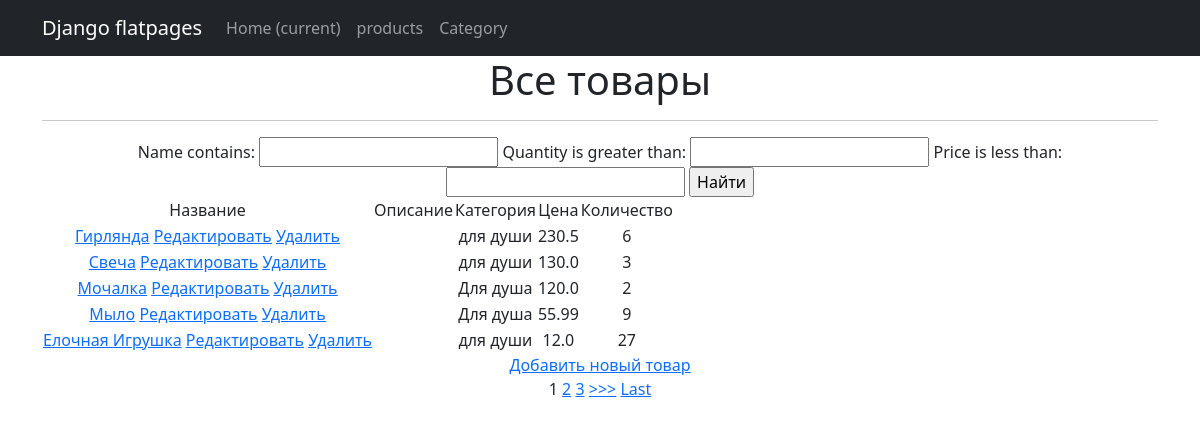
Screenshot of /products/ with the database file from the repository.
### simpleapp/models.py (models this page shows, shortened)
class Product(models.Model):
    name = models.CharField(max_length=200)
    price = models.FloatField(validators=[MinValueValidator(0.0, 'Price should be >= 0.0')])
    quantity = models.IntegerField(validators=[MinValueValidator(0, 'Quantity should be >= 0')])
    category = models.ForeignKey('Category', on_delete=models.CASCADE)

class Category(models.Model):
    name = models.CharField(max_length=200)

### simpleapp/views.py (the view)
# urls.py: path('', Products.as_view()),
class Products(ListView):
    model = Product
    template_name = 'products.html'
    context_object_name = 'products'
    ordering = ['-price']
    paginate_by = 1
    def get_context_data(self, **kwargs):
        context = super().get_context_data(**kwargs)
        context['filter'] = ProductFilter(self.request.GET, queryset=self.get_queryset())
        return context

### simpleapp/templates/products.html (shortened to what this page needs)
{% extends 'flatpages/default.html' %}
{% load custom_filters %}
{% block content %}
    <h1>Все товары</h1>
    <hr>
    {% if products %}
    <form method="GET">
        {{ filter.form }}
        <input type="submit" value="Найти">
    </form>
        <table>
            <tr>
                <td>
                    Название
                </td>
                <td>
                    Описание
                </td>
                <td>
                    Категория
                </td>
                <td>
                    Цена
                </td>
                <td>
                    Количество
                </td>
            </tr>
        {% for product in filter.qs %}
            <tr>
                <td>
                    <a href="{% url 'product_detail' product.id %}">{{ product.name|title }}</a>
                    <a href="{% url 'product_update' product.id %}"><u>Редактировать</u></a>
                    <a href="{% url 'product_delete' product.id %}"><u> Удалить </u></a>
        </td>
                <td>
                </td>
                <td>
                    {{ product.category.name }}
                </td>
                <td>
                    {{ product.price }}
                </td>
                <td>
                    {{ product.quantity }}
                </td>
            </tr>
        {% endfor %}
        </table>
        <a href="{% url 'product_create' %}">Добавить новый товар</a> <br>
        {% if is_paginated %}
        {% for num in page_obj.paginator.page_range %}
            {% if page_obj.number == num %}
                <a>{{ num }}</a>
            {% elif num > page_obj.number|add:'-3' and num < page_obj.number|add:'3' %}
                <a href="?page={{ num }}">{{ num }}</a>
            {% endif %}
        {% endfor %}
        {% if page_obj.has_next %}
            <a href="?page={{ page_obj.next_page_number }}">>>></a>
            <a href="?page={{ page_obj.paginator.num_pages }}">Last</a>
        {% endif %}
{% endif %}
    {% else %}
        <h2>Товаров нет!</h2>
    {% endif %}
{% endblock content %}

### rows the page displays
Product: name "Гирлянда", category.name "для души", price "230.5", quantity "6"
Product: name "Свеча", category.name "для души", price "130.0", quantity "3"
Product: name "Мочалка", category.name "Для душа", price "120.0", quantity "2"
Product: name "Мыло", category.name "Для душа", price "55.99", quantity "9"
Product: name "Елочная Игрушка", category.name "для души", price "12.0", quantity "27"

### other values shown
{{ num }} "1"
{{ num }} "2" "3"
